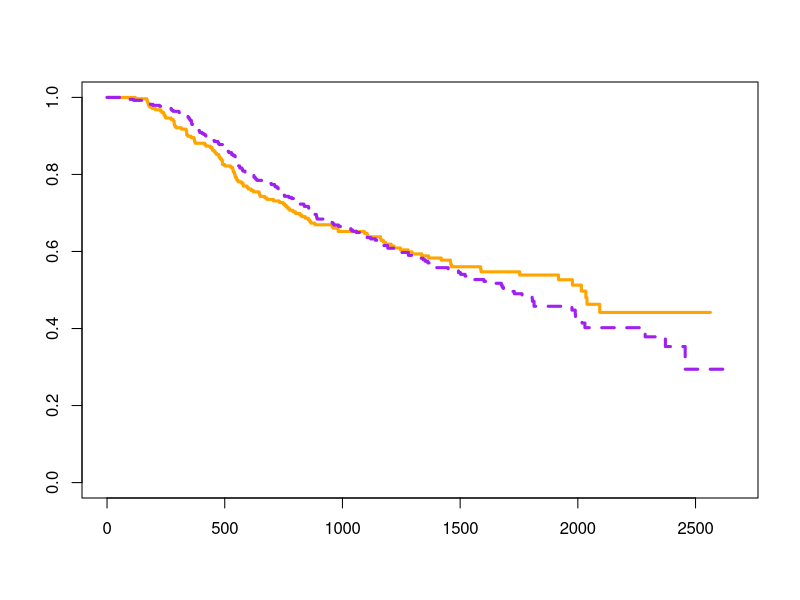
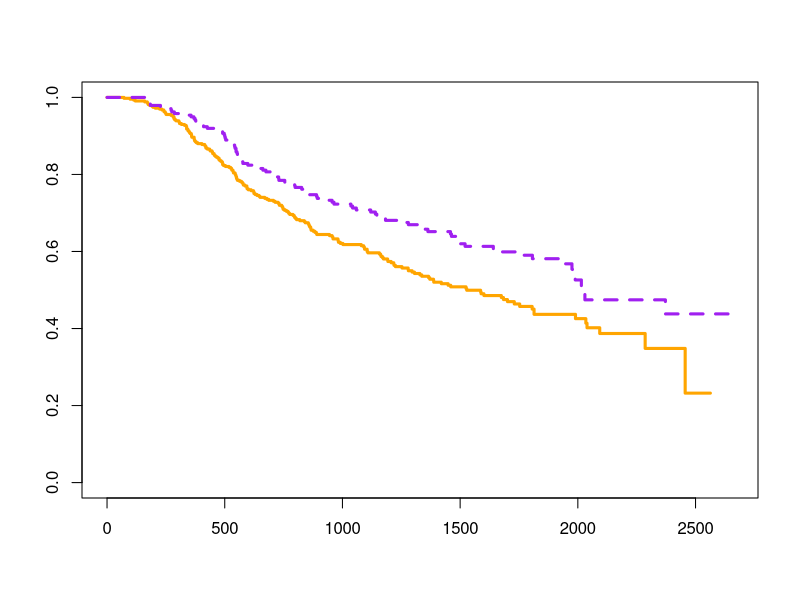
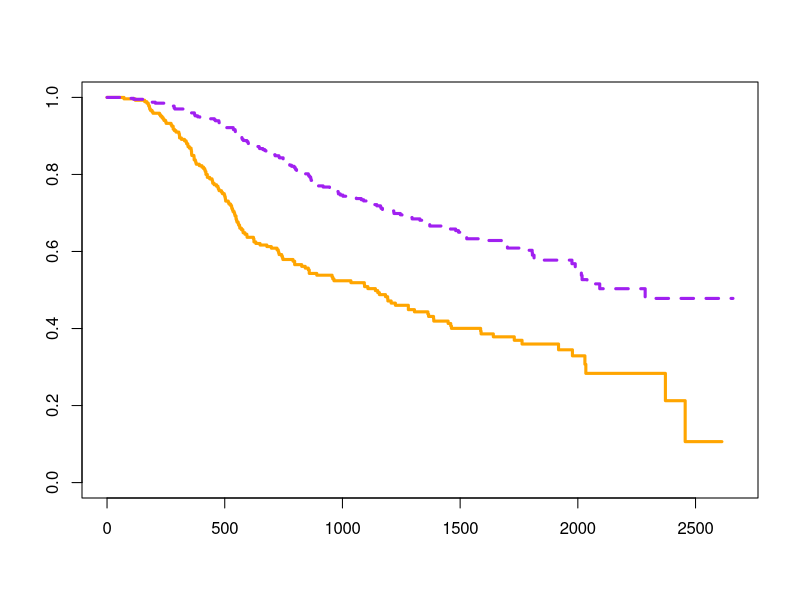
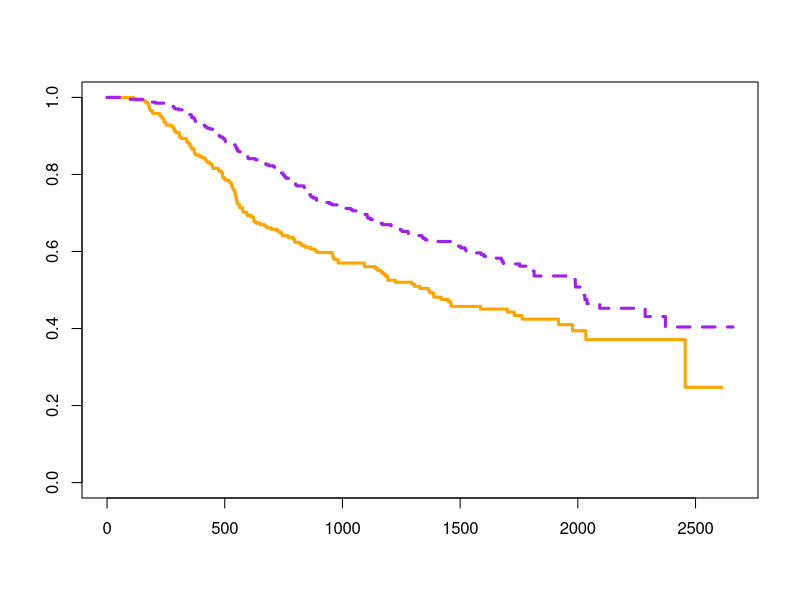
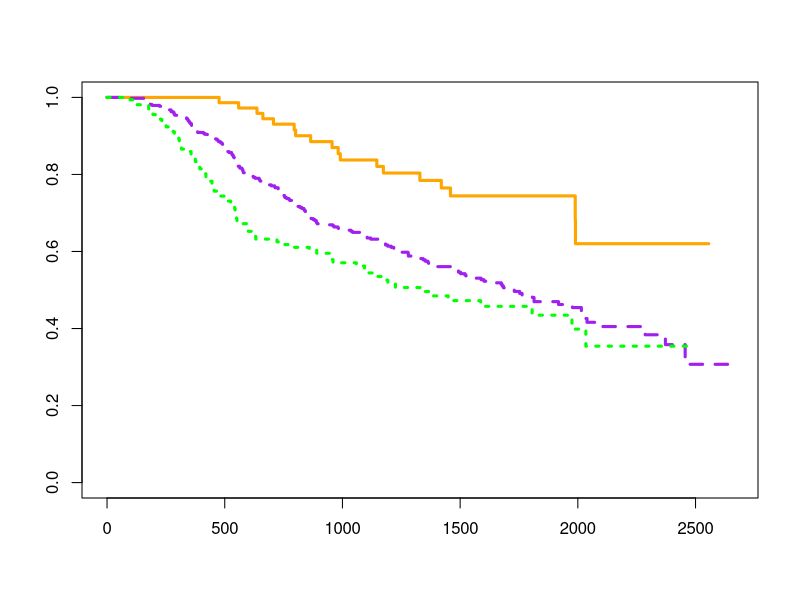
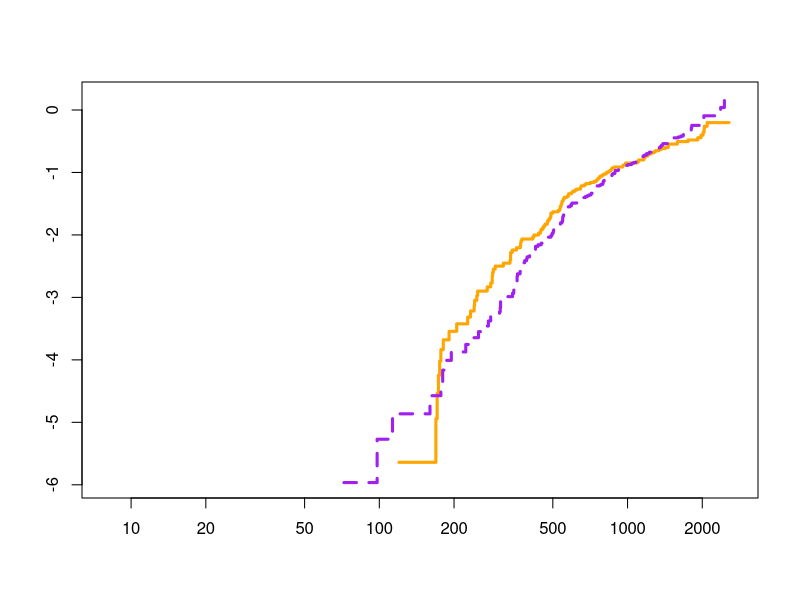
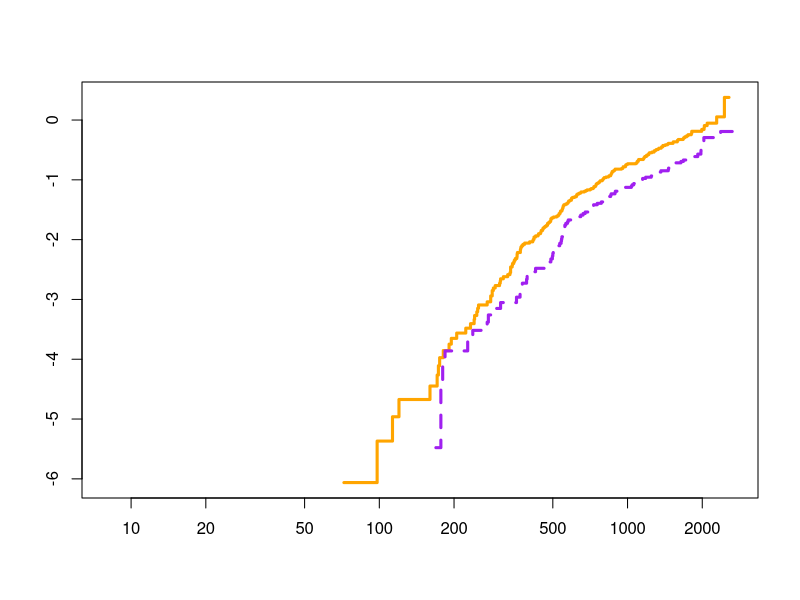
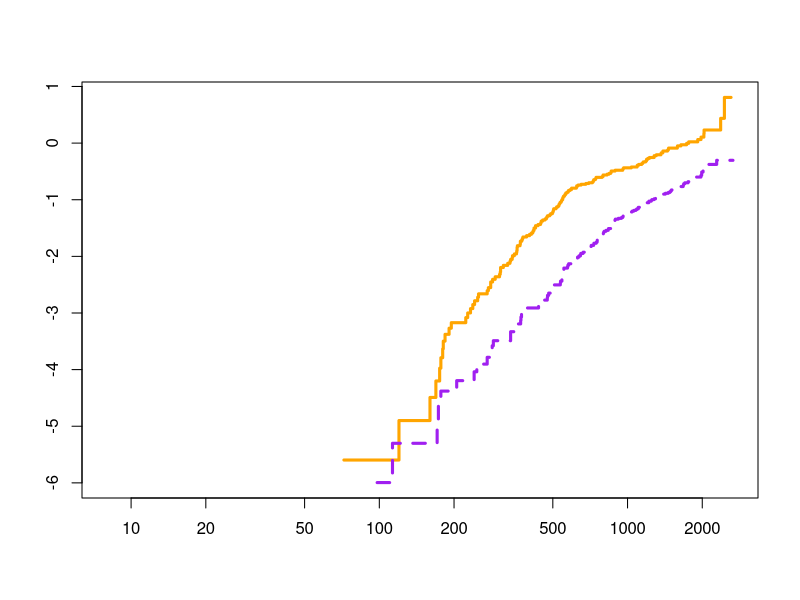

Write R code to recreate these figures, in order.
## ---- chunk 1
library(knitr)
opts_chunk$set(comment="", message=FALSE, warning=FALSE, tidy.opts=list(keep.blank.line=TRUE, width.cutoff=120),options(width=120), cache=TRUE,fig.align='center',fig.height=6, fig.width=10,fig.path='figure/beamer-',fig.show='hold',size='footnotesize', cache=FALSE)
## ---- chunk 2
library(foreign)
dane <- read.dta("gbcs_short.dta")
library(survival)
## ---- chunk 3
pdf( file = "sc_meno.pdf", onefile=FALSE)
plot(survfit(Surv(rectime,censrec)~meno, data = dane), col=c("orange","purple"), lty=c(1:2), lwd=3) # model warstwowy
dev.off()

pdf( file = "sc_horm.pdf", onefile=FALSE)
plot(survfit(Surv(rectime,censrec)~horm, data = dane), col=c("orange","purple"), lty=c(1:2), lwd=3)
dev.off()

pdf( file = "sc_prog.pdf", onefile=FALSE)
plot(survfit(Surv(rectime,censrec)~prog, data = dane), col=c("orange","purple"), lty=c(1:2), lwd=3)
dev.off()

pdf( file = "sc_estr.pdf", onefile=FALSE)
plot(survfit(Surv(rectime,censrec)~estr, data = dane), col=c("orange","purple"), lty=c(1:2), lwd=3)
dev.off()

pdf( file = "sc_grade.pdf", onefile = FALSE)
plot(survfit(Surv(rectime,censrec)~grade, data = dane),
col=c("orange","purple", "green"), lty=c(1:3), lwd=3)          
dev.off()
## ---- chunk 4
pdf( file = "sc_meno_log.pdf", onefile=FALSE)
plot(survfit(Surv(rectime,censrec)~meno, data = dane), col=c("orange","purple"), lty=c(1:2), lwd=3, fun=function(x) log(-log(x)), log="x", firstx=1) 
dev.off()

pdf( file = "sc_horm_log.pdf", onefile=FALSE)
plot(survfit(Surv(rectime,censrec)~horm, data = dane), col=c("orange","purple"), lty=c(1:2), lwd=3, fun=function(x) log(-log(x)), log="x", firstx=1) 
dev.off()

pdf( file = "sc_prog_log.pdf", onefile=FALSE)
plot(survfit(Surv(rectime,censrec)~prog, data = dane), col=c("orange","purple"), lty=c(1:2), lwd=3, fun=function(x) log(-log(x)), log="x", firstx=1) 
dev.off()

pdf( file = "sc_estr_log.pdf", onefile=FALSE)
plot(survfit(Surv(rectime,censrec)~estr, data = dane), col=c("orange","purple"), lty=c(1:2), lwd=3, fun=function(x) log(-log(x)), log="x", firstx=1) 
dev.off()

pdf( file = "sc_grade_log.pdf", onefile=FALSE)
plot(survfit(Surv(rectime,censrec)~grade, data = dane), col=c("orange","purple", "green"), lty=c(1:3), lwd=3, fun=function(x) log(-log(x)), log="x", firstx=1) 
dev.off()


## ---- chunk 5
cat(c("\\ ", "$\\chi^2$", "St. swobody","p-wartość"), sep="&")
cat(c("\\\\", "\\toprule "))
cat(c("meno","0.3","1","0.597"), sep="&")
cat(c("\\\\ "))
cat(c("horm","8.6","1","0.003"), sep="&")
cat(c("\\\\ "))
cat(c("prog","49.3","1","0.000"), sep="&")
cat(c("\\\\ "))
cat(c("estr","14.3","1","0.000"), sep="&")
cat(c("\\\\ "))
cat(c("grade","","2",""), sep="&")
cat(c("\\\\ ","\\bottomrule"))
## ---- chunk 6
pdf( file = "log_size.pdf", onefile=FALSE)

plot(log(dane$size), resid(coxph(Surv(rectime,censrec)~1, data = dane)))
lines(lowess(log(dane$size), resid(coxph(Surv(rectime,censrec)~1, data = dane)), iter = 0, f = 0.6))
dev.off()

pdf( file = "log_nodes.pdf", onefile=FALSE)

plot(log(dane$nodes), resid(coxph(Surv(rectime,censrec)~1, data = dane)))
lines(lowess(log(dane$nodes), resid(coxph(Surv(rectime,censrec)~1, data = dane)), iter = 0, f = 0.6))
dev.off()
## ---- chunk 7
model <- coxph(Surv(rectime,censrec)~horm+prog+estr+as.factor(grade)+strata(meno)+log(size)+log(nodes), 
               data = dane) 
summary(model)
